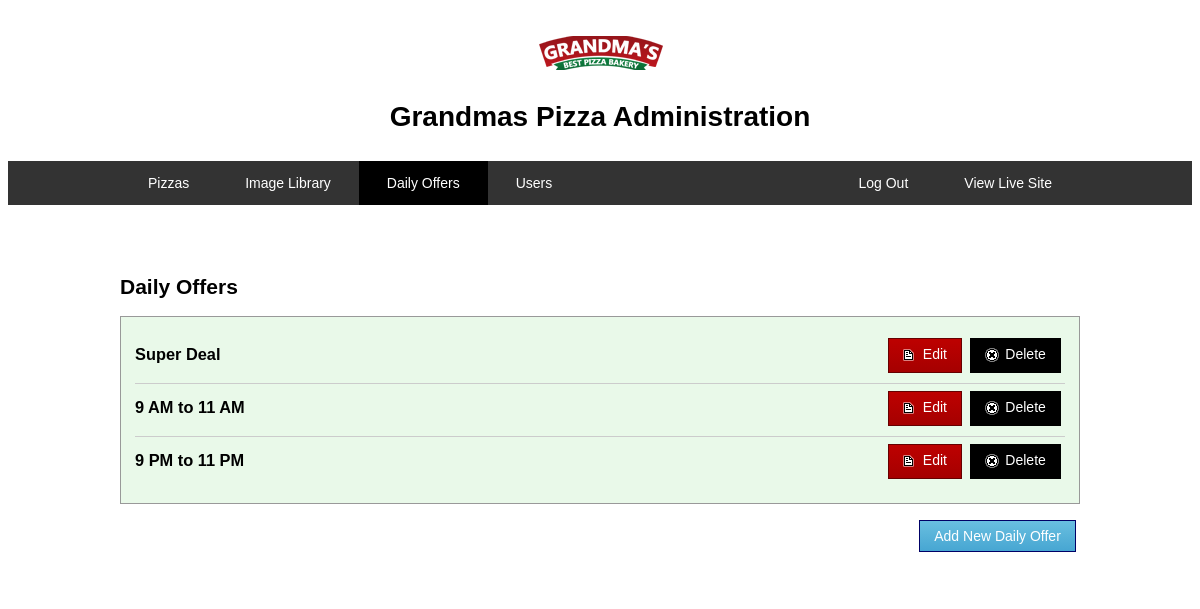
The page /admin/list-dailyoffers.php (signed in) on the database its author committed.
### tables this page shows
CREATE TABLE `dailyoffer` (
  `DailyId` int(11) NOT NULL,
  `DO_Name` varchar(255) NOT NULL,
  `DO_Price` double NOT NULL,
  `PizzaFK` int(11) NOT NULL,
  `SizeFK` int(11) NOT NULL,
  `DrinksFK` int(11) NOT NULL
);

### includes/class.user.php (called while the page is built, shortened)
<?php
class USER
{
  public function __construct()
  {
    $database = new Database();
  }
  public function is_logged_in()
  {
    if (isset($_SESSION['userSession'])) {
      return true;
    }
  }
}

### includes/session.php (called while the page is built, shortened)
<?php
include("dbconnect.php");
class Session
{
  function checkLogin()
  {
    if (isset($_SESSION['username'])) {
      return true;
    }
    else {
      return false;
    }
  }
  function getDailyOffers()
  {
    global $database;
    $sql = "SELECT * FROM dailyoffer, pizza, size, drinks WHERE pizza.p_id = dailyoffer.PizzaFK AND size.id = dailyoffer.SizeFK AND drinks.D_id = dailyoffer.DrinksFK";
    $stmt = $database->connection->prepare($sql);
    $stmt->execute();
    $dailyOffers = $stmt->fetchAll(PDO::FETCH_ASSOC);
    return $dailyOffers;
  }
  function getUser($userId)
  {
    global $database;
    $sql = "Select * from users WHERE userID = :userID";
    $stmt = $database->connection->prepare($sql);
    $stmt->bindParam('userID', $userId);
    $stmt->execute();
    $user = $stmt->fetch();
    return $user;
  }
}
$session = new Session();
?>

### includes/dbconnect.php (called while the page is built, shortened)
<?php
class MySQLDB
{
  function __construct()
  {
    try {
      $this->connection = new PDO('mysql:host=' . DB_SERVER . ';dbname=' . DB_NAME, DB_USER, DB_PASS);
    } catch (PDOException $e) {
      echo "Error connecting to database.";
    }
  }
}
?>

### admin/list-dailyoffers.php (the view, shortened to what this page needs)
<?php
include('../includes/session.php');
require_once '../includes/class.user.php';
$user_login = new USER();
?>
<!doctype html>
<html class="no-js" lang="">
<head>
  <link rel="stylesheet" type="text/css" href="ui/css/admin.css"/>
</head>
<body>
<?php
if ($user_login->is_logged_in())
{
$userId = $_SESSION['userSession'];
$user = $session->getUser($userId);
if ($user['userAdmin'] == 1)
{
?>
<div id="header" class="page-header">
  <a href="frontPage.php" class="logo-home">
    <img id="logo" src="../ui/images/logo.png" alt="Grandmas Pizza"/>
  </a>
  <h1>Grandmas Pizza Administration</h1>
  <div class="navbar">
    <ul class="nav">
      <li class="right"><a href="../" target="_blank">View Live Site</a></li>
      <li><a href="list-pizzas.php">Pizzas</a>
      </li>
      <li><a href="list-gallery-images.php">Image Library</a></li>
      <li class="active"><a href="list-dailyoffers.php">Daily Offers</a></li>
      <li><a href="list-users.php">Users</a></li>
      <li class="right"><a href="../includes/logout.php">Log Out</a></li>
    </ul>
  </div>
</div>
<div class="page-body">
  <h2>Daily Offers</h2>
  <ul class="items-list clearfix">
    <?php
    $dailyOffers = $session->getDailyOffers();
    foreach ($dailyOffers as $dailyoffer):
      ?>
      <li>
        <h3><?= $dailyoffer['DO_Name'] ?></h3>
        <div class="actions">
          <a class="button icon delete" href="list-dailyoffers.php?action=delete&DailyId=<?= $dailyoffer['DailyId'] ?>">Delete</a>
          <a class="button icon edit" href="edit-dailyoffer.php?DailyId=<?= $dailyoffer['DailyId'] ?>">Edit</a>
        </div>
      </li>
    <?php endforeach; ?>
  </ul>
  <p>
    <a class="button add" href="add-dailyoffer.php">Add New Daily Offer</a>
  </p>
  <?php }
  else {
    $user_login->redirect('../index.php');
  }
  }
  else {
    $user_login->redirect('../index.php');
    echo "test";
  }
  ?>
</div>
</body>
</html>

### admin/ui/css/admin.css (style rules this page uses)
* { box-sizing: border-box; }
.button.add:after, .page-body:after, .clearfix:after { content: ""; display: table; clear: both; }
body { font-family: verdana, helvetica, sans-serif; font-size: 87.5%; padding-top: 2em; }
h1, h2, h3 { font-family: arial, helvetica, sans-serif; }
.logo-home { display: block; width: 145px; text-align: center; margin-left: auto; margin-right: auto; }
h1 { text-align: center; margin: 1em 0; }
h2 { margin-top: 2em; }
p { clear: both; margin: 10px 0; }
.navbar { color: #fff; margin-bottom: 5em; background: #222; background: rgba(0, 0, 0, 0.8); }
.navbar ul { max-width: 960px; list-style: none; padding: 0; margin-left: auto; margin-right: auto; }
.navbar ul:after { content: ""; display: table; clear: both; }
.navbar ul li { display: block; }
.navbar ul li.active { background: #000; }
.navbar li a { display: inline-block; width: 100%; padding: 1em 2em; color: #fff; text-decoration: none; transition: background-color 0.1s ease; }
@media (min-width: 768px) { .navbar ul li { display: inline-block; float: left; } }
@media (min-width: 768px) { .navbar li.right { float: right; } }
@media (min-width: 768px) { .navbar li a { width: auto; } }
.page-body { max-width: 960px; padding-bottom: 2em; margin-left: auto; margin-right: auto; }
.button { float: right; font-size: 100%; color: #fff; margin: 0.1em 0.3em; padding: 0.5em 1em; text-decoration: none; cursor: pointer; }
.button.add { background: #69bfe0; background: -moz-linear-gradient(top, #69bfe0 0%, #47a6d2 100%); background: -webkit-linear-gradient(top, #69bfe0 0%, #47a6d2 100%); background: linear-gradient(to bottom, #69bfe0 0%, #47a6d2 100%); filter: progid:DXImageTransform.Microsoft.gradient(startColorstr='#69bfe0', endColorstr='#47a6d2', GradientType=0); border: solid 1px #006; }
.button.edit { background: #bd0100; background: -moz-linear-gradient(top, #bd0100 0%, #a50000 100%); background: -webkit-linear-gradient(top, #bd0100 0%, #a50000 100%); background: linear-gradient(to bottom, #bd0100 0%, #a50000 100%); filter: progid:DXImageTransform.Microsoft.gradient(startColorstr='#bd0100', endColorstr='#a50000', GradientType=0); border: solid 1px #600; }
.button.delete, .button.cancel { background: #000; border: solid 1px #000; }
.button.icon:before { display: inline-block; vertical-align: middle; height: 20px; width: 20px; margin-top: -1px; content: ''; }
.button.edit:before { background: url(../images/icon-edit.png) no-repeat; }
.button.delete:before, .button.cancel:before { background: url(../images/icon-delete.png) no-repeat; }
.items-list { padding: 1em; border: solid 1px #999; background: #e9f9e9; }
.items-list li { clear: both; display: block; border-top: solid 1px #ccc; padding-bottom: 0.4em; padding: 0.4em 0 0.2em; text-align: right; }
.items-list li:first-child { border-top: 0; }
.items-list h3 { float: left; margin-top: 0.5em; }
.items-list .actions { xfloat: right; }
.items-list .actions:after { content: ""; display: table; clear: both; }

### rows shown on the page
dailyoffer: DO_Name "Super Deal"
dailyoffer: DO_Name "9 AM to 11 AM"
dailyoffer: DO_Name "9 PM to 11 PM"
